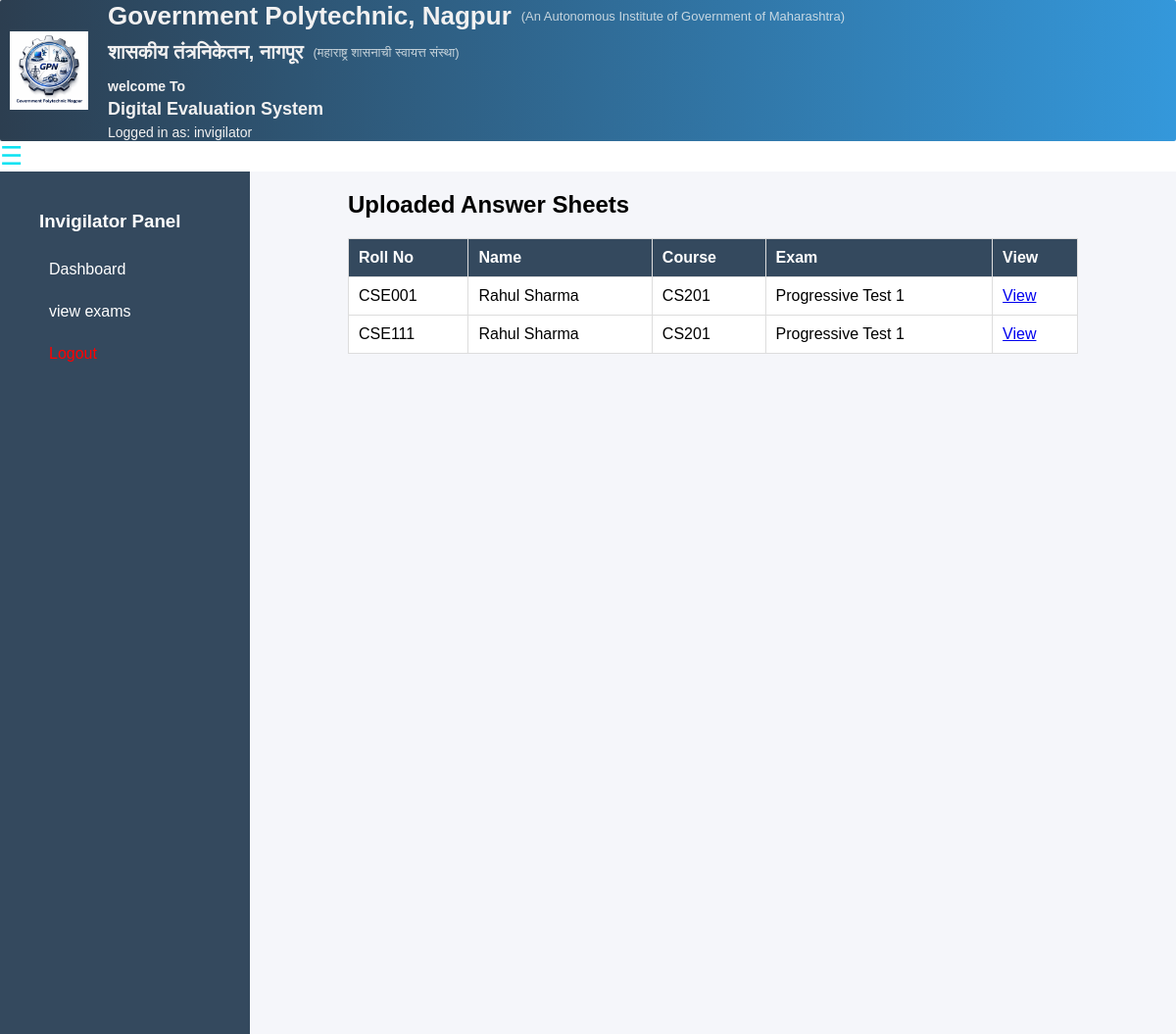
Page /invigilator_dashboard (signed in) on the committed database.
### tables this page shows
CREATE TABLE student_answers (
id INTEGER PRIMARY KEY AUTOINCREMENT,
student_id INTEGER,
course_id INTEGER,
exam_id INTEGER,
file_path TEXT
, assignment_id INTEGER);

CREATE TABLE students (
id INTEGER PRIMARY KEY AUTOINCREMENT,
roll_no TEXT UNIQUE,
student_name TEXT,
department TEXT,
year TEXT
);

CREATE TABLE courses (
    id INTEGER PRIMARY KEY AUTOINCREMENT,
    course_name TEXT,
    course_code TEXT UNIQUE,
    department TEXT
);

CREATE TABLE exams (
id INTEGER PRIMARY KEY AUTOINCREMENT,
exam_name TEXT
);

### app.py (the view)
@app.route("/invigilator_dashboard")
@invigilator_required
def invigilator_dashboard():
    conn = get_db_connection()
    answers = conn.execute("""
    SELECT
        student_answers.id,
        students.roll_no,
        students.student_name,
        courses.course_code,
        exams.exam_name,
        student_answers.file_path
    FROM student_answers
    JOIN students ON student_answers.student_id = students.id
    JOIN courses ON student_answers.course_id = courses.id
    JOIN exams ON student_answers.exam_id = exams.id
    """).fetchall()
    conn.close()
    return render_template(
        "invigilator/invigilator_dashboard.html",
        answers=answers
    )

### app.py (called while the page is built)
def get_db_connection():
    conn = sqlite3.connect("database.db", timeout=10, check_same_thread=False)
    conn.row_factory = sqlite3.Row
    return conn

def invigilator_required(f):
    @wraps(f)
    def decorated_function(*args, **kwargs):
        if session.get("role") != "invigilator":
            flash("Access denied")
            return redirect("/")
        return f(*args, **kwargs)
    return decorated_function

### templates/invigilator/invigilator_dashboard.html
{% extends "base.html" %}
{% block content %}
<h2>Uploaded Answer Sheets</h2>
<table class="table">
    <tr>
        <th>Roll No</th>
        <th>Name</th>
        <th>Course</th>
        <th>Exam</th>
        <th>View</th>
    </tr>
    {% for a in answers %}
    <tr>
        <td>{{ a.roll_no }}</td>
        <td>{{ a.student_name }}</td>
        <td>{{ a.course_code }}</td>
        <td>{{ a.exam_name }}</td>
        <td>
            <a href="/{{ a.file_path }}" target="_blank" class="btn">View</a>
        </td>
    </tr>
    {% endfor %}
</table>
{% endblock %}

### templates/base.html (style rules this page uses)
table { width: 100%; border-collapse: collapse; background: white; }
table th, table td { padding: 10px; border: 1px solid #ddd; text-align: left; }
table th { background: #34495e; color: white; }
body { margin: 0; font-family: Arial; }

### rows in the picture
student_answers: roll_no "CSE001", student_name "Rahul Sharma", course_code "CS201", exam_name "Progressive Test 1"
student_answers: roll_no "CSE111", student_name "Rahul Sharma", course_code "CS201", exam_name "Progressive Test 1"

### other values in the picture
{{ session.get('role') }} "invigilator"
